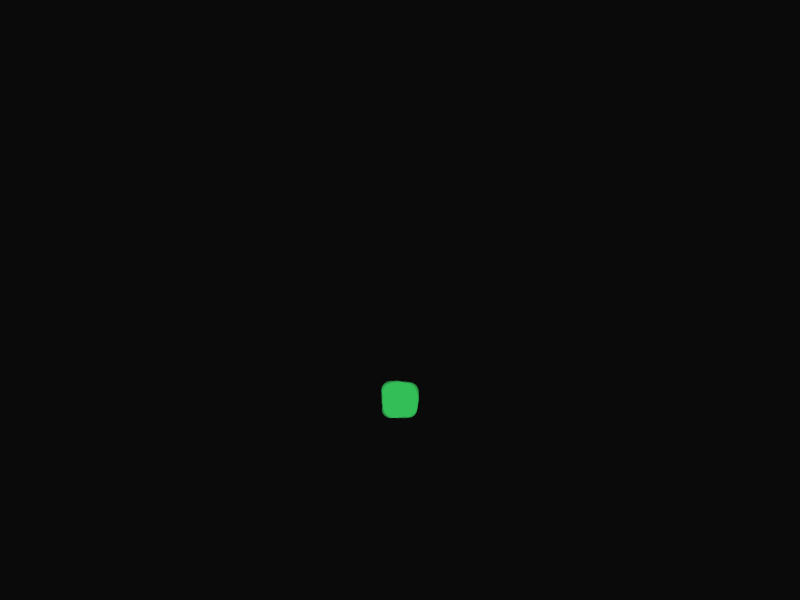
Frame 1 (no input)
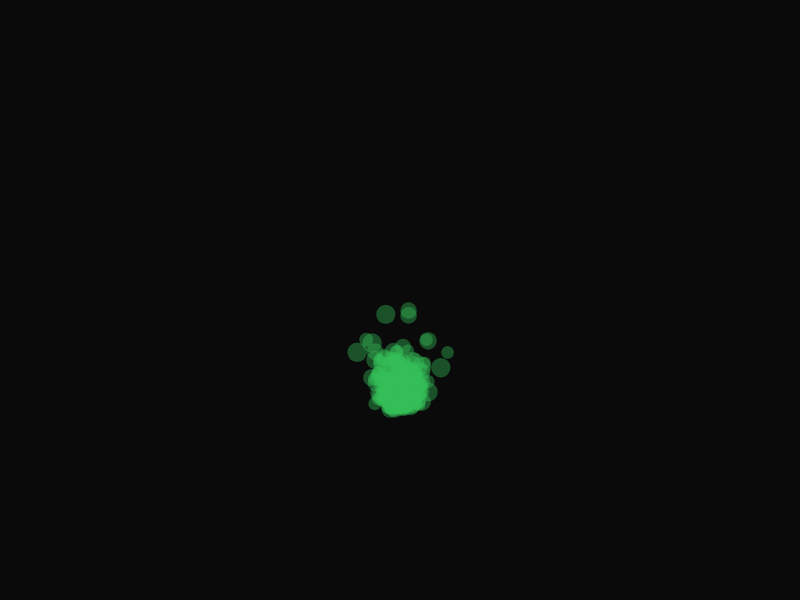
Frame 60 (no input)
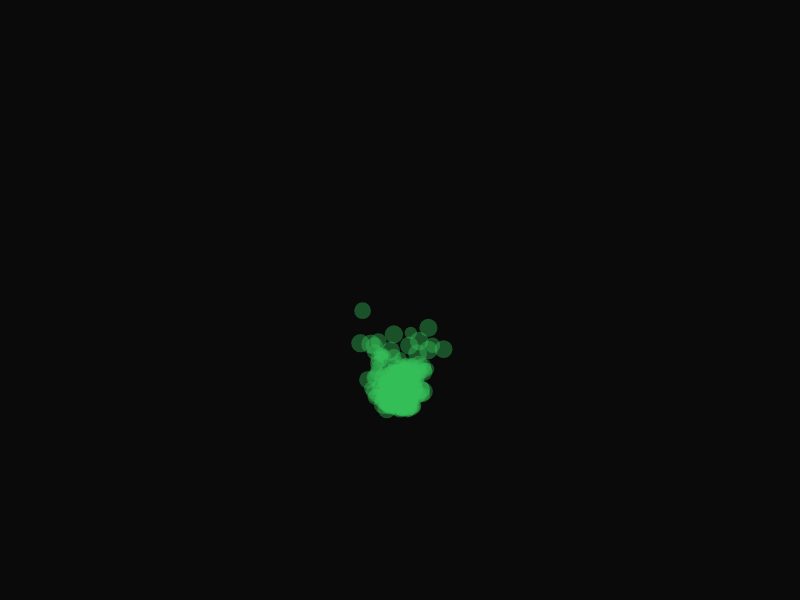
Frame 120 (the mouse pressed at the canvas centre since frame 60)

The p5.js sketch that drew these frames (run headless with seeded random() and noise() and a simulated clock; from frame 60 on, the mouse is pressed at the canvas centre):

// p5.js sketch
// ── sketch.js
function Particle(x, y, xSpeed, ySpeed, size, color)
{
    this.x = x;
    this.y = y;
    this.xSpeed = xSpeed;
    this.ySpeed = ySpeed;
    this.size = size;
    this.color = color;
    this.age = 0;
    
    this.drawParticle = function()
    {
        noStroke();
        fill(this.color);
        ellipse(this.x, this.y, this.size);
    }
    
    this.updateParticle = function()
    {
        this.x += this.xSpeed;
        this.y += this.ySpeed;
        this.age++;
    }
}

function Emitter(x, y, xSpeed, ySpeed, size, color)
{
    this.x = x;
    this.y = y;
    this.xSpeed = xSpeed;
    this.ySpeed = ySpeed;
    this.size = size;
    this.color = color;
    
    this.startParticles = 0;
    this.lifetime = 0;
    
    this.particles = [];
    
    this.addParticle = function()
    {
        var p = new Particle(random(this.x - 10, this.x + 10),
                             random(this.y -10, this.y + 10),
                             random(this.xSpeed - 1, this.xSpeed + 1),
                             random(this.ySpeed - 1, this.ySpeed + 1),
                             random(this.size - 4, this.size +4),
                             this.color);
        return p;
    }
    
    this.startEmitter = function(startParticles, lifetime)
    {
        this.startParticles = startParticles;
        this.lifetime = lifetime;
        
        //start emitter with initial particles
        for(var i =0; i < startParticles; i++)
        {

            this.particles.push(this.addParticle());
        }  
    }
    
    this.updateParticles = function()
    {
        //iterate through particles and draw to the screen
        
        var deadParticles = 0;
        
        for(var i = this.particles.length - 1; i >= 0; i--)
        {
            this.particles[i].drawParticle();
            this.particles[i].updateParticle();
            if(this.particles[i].age > random(0,this.lifetime))
            {
                this.particles.splice(i, 1);
                deadParticles++;
            }
        }
        
        if(deadParticles > 0)
        {
            for(var i = 0; i < deadParticles; i++)
            {
                this.particles.push(this.addParticle());
            }
        }
    }
}

var emit;

function setup()
{
	createCanvas(800, 600);
    emit = new Emitter(width/2, height-200, 0, -1, random(5,20), color(random(0,255),random(0,255),random(0,255),100));
    emit.startEmitter(400, 300);
}

function draw()
{
    background(10);
    emit.updateParticles();

}
